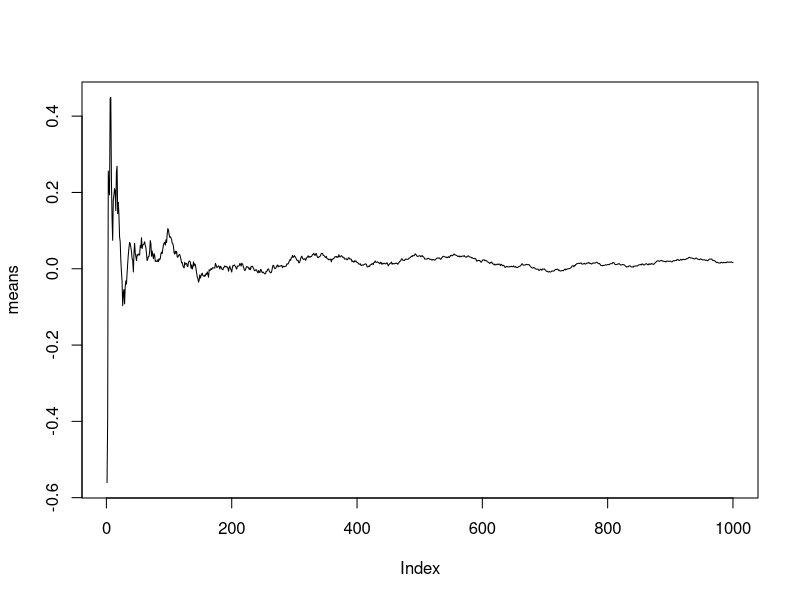

This chart was generated by the following R code:
## ---- chunk 1
set.seed(123)
x <- rnorm(1000)
means <- cumsum(x)/seq_along(x)
plot(means, type="l")
